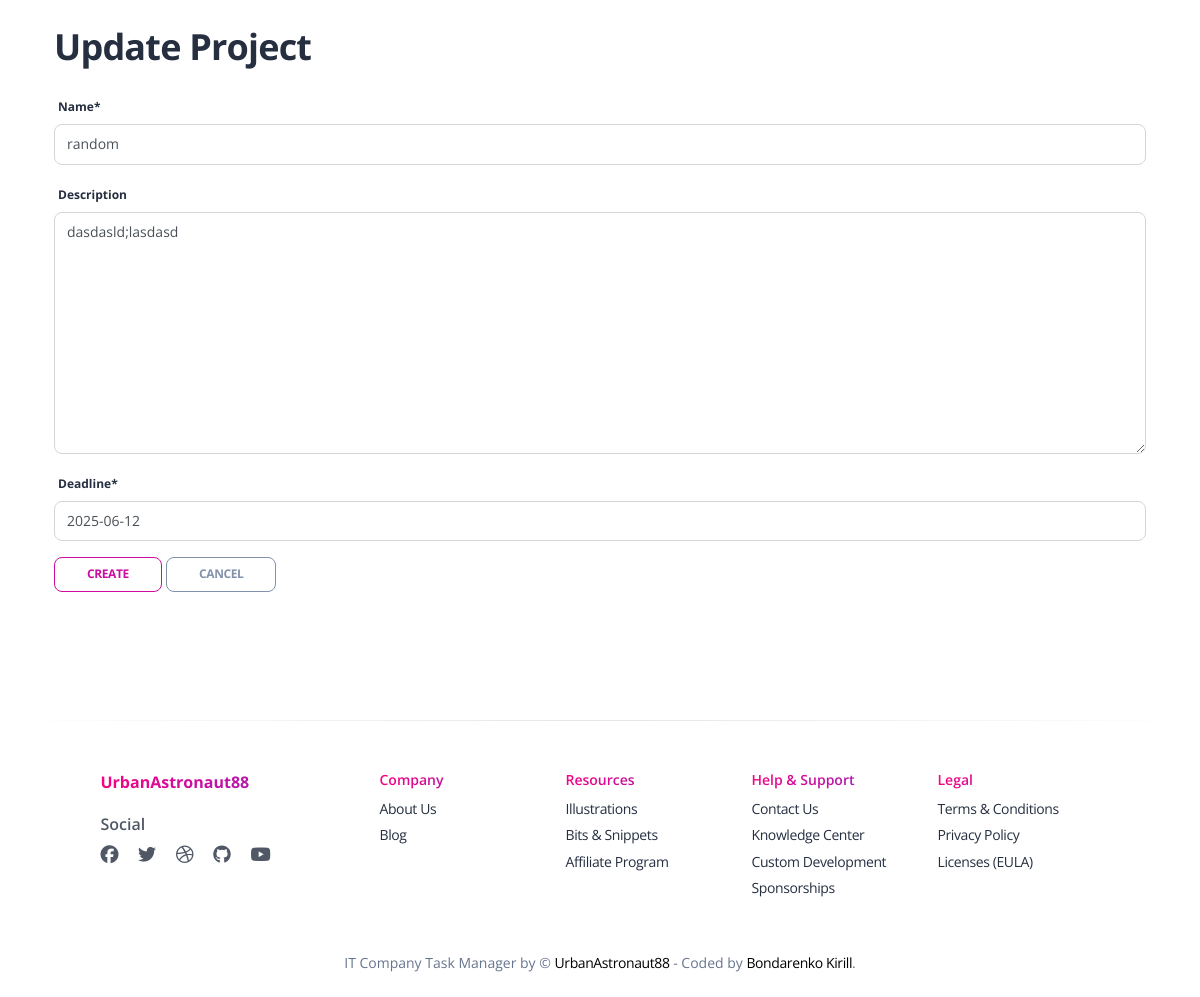
The app's page /projects/4/update/ (signed in) with its own data.
### main/models.py (models this page shows, shortened)
class Project(models.Model):
    name = models.CharField(max_length=255)
    description = models.TextField(blank=True)
    deadline = models.DateField()

### main/views.py (the view)
# urls.py: path("<int:pk>/update/", ProjectUpdateView.as_view(), name="project-update"),
class ProjectUpdateView(LoginRequiredMixin, UpdateView):
    model = Project
    form_class = ProjectForm
    template_name = "main/project_form.html"
    success_url = reverse_lazy("main:projects:project-list")

### main/forms.py
class ProjectForm(forms.ModelForm):
    class Meta:
        model = Project
        fields = ["name", "description", "deadline"]
        widgets = {
            "deadline": forms.DateInput(attrs={
                "class": "form-control",
                "type": "text",
                "placeholder": "YYYY-MM-DD",
                "data-provider": "flatpickr",
                "date-date-format": "Y-m-d",
                "id": "id_deadline",
            }),
        }
    def __init__(self, *args, **kwargs):
        super().__init__(*args, **kwargs)
        self.helper = FormHelper()
        self.helper.form_method = "post"
        self.helper.add_input(Submit("submit", "Save"))

### main/context_processors.py (called while the page is built)
def cfg_assets_root(request):
    return { 'ASSETS_ROOT' : settings.ASSETS_ROOT }

### templates/main/project_form.html (shortened to what this page needs)
{% extends "layouts/base.html" %}
{% load crispy_forms_filters %}
{% load crispy_forms_tags %}
{% block extra_css %}
  <link rel="stylesheet" href="https://cdn.jsdelivr.net/npm/flatpickr/dist/flatpickr.min.css">
{% endblock %}
{% block content %}
  <div class="container mt-4">
    <h2 class="mb-4">
      {% if form.instance.pk %}
        Update Project
      {% else %}
        Create Project
      {% endif %}
    </h2>
    <form method="post">
      {{ form|crispy }}
      <button type="submit" class="btn btn-sm btn-outline-primary">Create</button>
      <a href="{% url 'main:projects:project-list' %}" class="btn btn-sm btn-outline-secondary">Cancel</a>
    </form>
  </div>
{% endblock %}

### records on screen
Project: name "random", description "dasdasld;lasdasd", deadline "2025-06-12"
